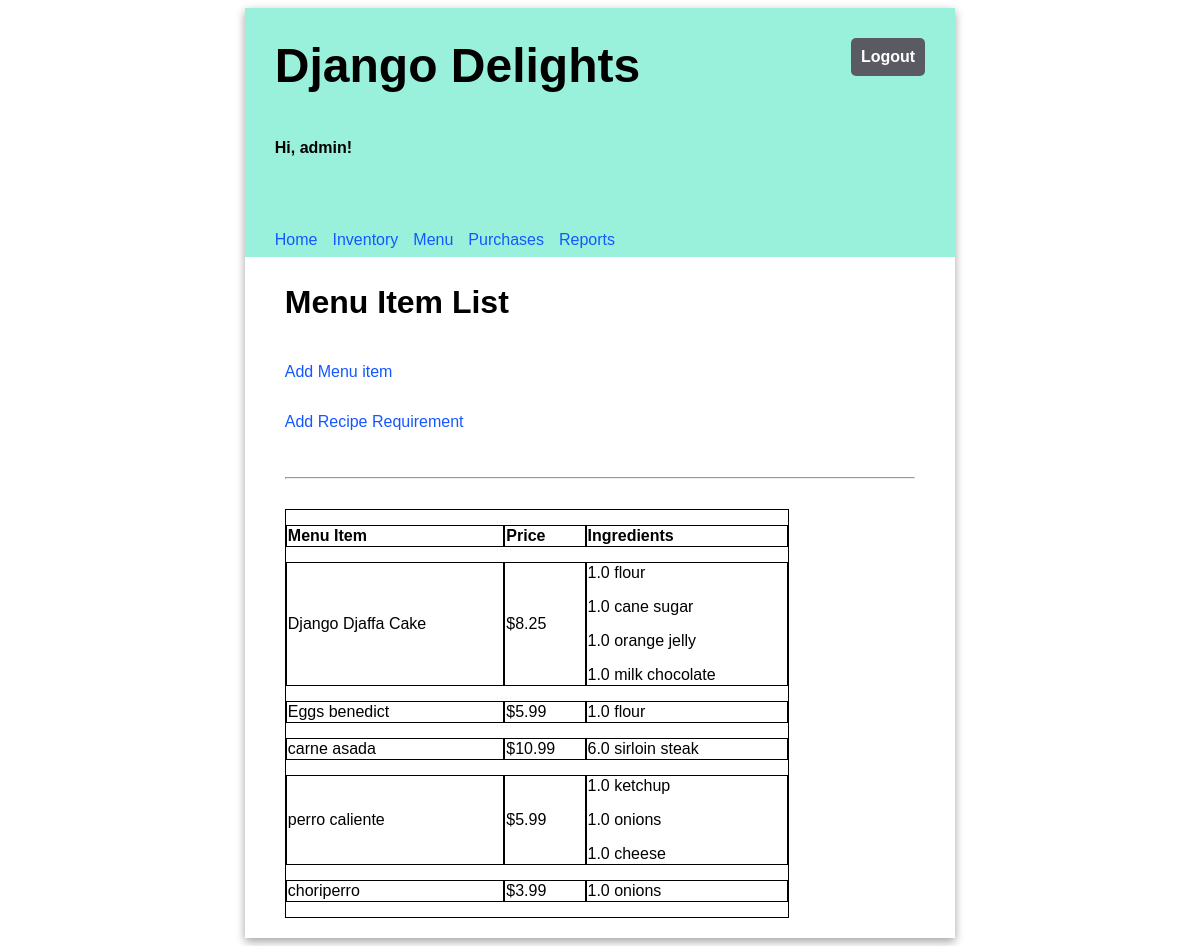
The page /menu/list (signed in) on the database its author committed.
### inventory/models.py (models this page shows, shortened)
class MenuItem(models.Model):
    title = NameField(max_length=30, unique=True)
    price = models.FloatField(default=0)

class RecipeRequirement(models.Model):
    menu_item = models.ForeignKey(MenuItem,on_delete=models.CASCADE)
    ingredient = models.ForeignKey(Ingredient,on_delete=models.CASCADE)
    quantity = models.FloatField(default=0)

class Ingredient(models.Model):
    name = NameField(max_length=30,unique=True)
    quantity = models.FloatField(default=0)
    unit = models.CharField(max_length=30) #unit used e.g lbs oz
    unit_price = models.FloatField(default=0)

### inventory/views.py (the view)
# urls.py: path('menu/list',views.MenuView.as_view(),name='menulist'),
class MenuView(LoginRequiredMixin,ListView):
    model = MenuItem
    template_name = "inventory/menu.html"
    '''
    def get_context_data(self):
        context = super().get_context_data()
        menuItems = MenuItem.objects.all()
        menu_dict = defaultdict()
        context['menu_items'] = defaultdict()
        for item in menuItems:
            #menu_dict[item.title].update({'values' : set() })
            context['menu_items'].update({item.title: {'value' : set()}})
        for item in menuItems:
            recipes = RecipeRequirement.objects.filter(menu_item=item)
            for recipe in recipes:
                print(context)
                context['menu_items'][item.title]['value'].add(recipe.ingredient.name)

        return context
    '''

### inventory/templates/inventory/menu.html (shortened to what this page needs)
 {% extends './base.html' %}  {% load static %}
{% block content %}
<h2>Menu Item List</h2>
<p><a  href="{% url 'menuitemadd' %}">Add Menu item </a></p>
 <p><a  href="{% url 'recipeadd' %}">Add Recipe Requirement </a></p>
<hr/>
<table>
    <tr>
        <th>Menu Item</th>
        <th>Price</th>
        <th>Ingredients</th>
    </tr>
    {% for menu_item in object_list %}
    <tr>
        <td>{{ menu_item.title }}</td>
        <td>${{ menu_item.price }}</td>
        <td>
            {% for recipe_req in menu_item.reciperequirement_set.all %}
            <p>{{ recipe_req.quantity }} {{ recipe_req.ingredient.name }}
            {% endfor %}
        </td>
    </tr>
    {% endfor %}
</table>
{% endblock %}

### inventory/templates/inventory/base.html
{% load static %}
<html>
<head>
      <link rel="stylesheet" type="text/css" href="{% static 'inventory/style_1.css' %}" />
</head>
<body>
<div class="app">
    <header>
        <div class="header-first-row">
      <h1 class="title">Django Delights</h1>
      {% if user.is_authenticated %}
      <a class="logout" href="/logout">Logout</a>
      {% endif %}
    </div>
        {% if user.is_authenticated %}
      <p>Hi, {{ user.username }}!</p>
        <nav class="navbar">
            <a href="{% url  'home' %}">Home</a>
            <a href="{% url 'inventory' %}">Inventory</a>
            <a href="{% url 'menulist' %}">Menu</a>
            <a href="{% url 'purchaselist' %}">Purchases</a>
            <a href="{% url 'reports' %}">Reports</a>
        </nav>
        {% endif %}
    </header>
    <main>
        {% block content %}{% endblock %}
    </main>
</div>
</body>
</html>

### inventory/static/inventory/style_1.css (style rules this page uses)
body { font-family: 'Oxygen', sans-serif; }
hr { margin: 30px 0; }
header { background-color: #9af1db; min-height: 100px; display: flex; align-items: center; flex-direction: column; align-items: flex-start; padding-left: 30px; }
main { display: flex; flex-direction: column; padding: 0 40px 20px 40px; justify-content: center; }
main h2 { font-size: 2em; }
.app { min-width: 100px; max-width: 60%; margin: 0 auto; box-shadow: 0 4px 8px 0 rgba(0, 0, 0, 0.2), 0 3px 10px 0 rgba(0, 0, 0, 0.19); }
.title { font-size: 3em; padding: 30px 0; margin: auto 0; }
header p { font-weight: bold; }
.navbar { margin-top: 50px; display: flex; width: 100%; }
.navbar a { text-decoration: none; padding: 8px 0; color: #1557FF; margin-right: 15px; }
main table { text-align: left; border-collapse: separate; border-spacing: 0 15px; width: 80%; }
.header-first-row { width: 100%; display: flex; justify-content: space-between; }
.logout { height: max-content; text-align: center; text-decoration: none; border: 0px; background-color: #5a5b62; border-radius: 5px; color: white; padding: 10px; font-weight: bold; margin: 30px; font-size: 1em; }
a { text-decoration: none; color: #1557FF; }
table,th,td { border: 1px solid black }

### rows shown on the page
MenuItem: title "Django Djaffa Cake", price "8.25"
RecipeRequirement: quantity "1.0", ingredient.name "flour"
RecipeRequirement: quantity "1.0", ingredient.name "cane sugar"
RecipeRequirement: quantity "1.0", ingredient.name "orange jelly"
RecipeRequirement: quantity "1.0", ingredient.name "milk chocolate"
MenuItem: title "Eggs benedict", price "5.99"
RecipeRequirement: quantity "1.0", ingredient.name "flour"
MenuItem: title "carne asada", price "10.99"
RecipeRequirement: quantity "6.0", ingredient.name "sirloin steak"
MenuItem: title "perro caliente", price "5.99"
RecipeRequirement: quantity "1.0", ingredient.name "ketchup"
RecipeRequirement: quantity "1.0", ingredient.name "onions"
RecipeRequirement: quantity "1.0", ingredient.name "cheese"
MenuItem: title "choriperro", price "3.99"
RecipeRequirement: quantity "1.0", ingredient.name "onions"

### other values the page prints
{{ user.username }} "admin"
